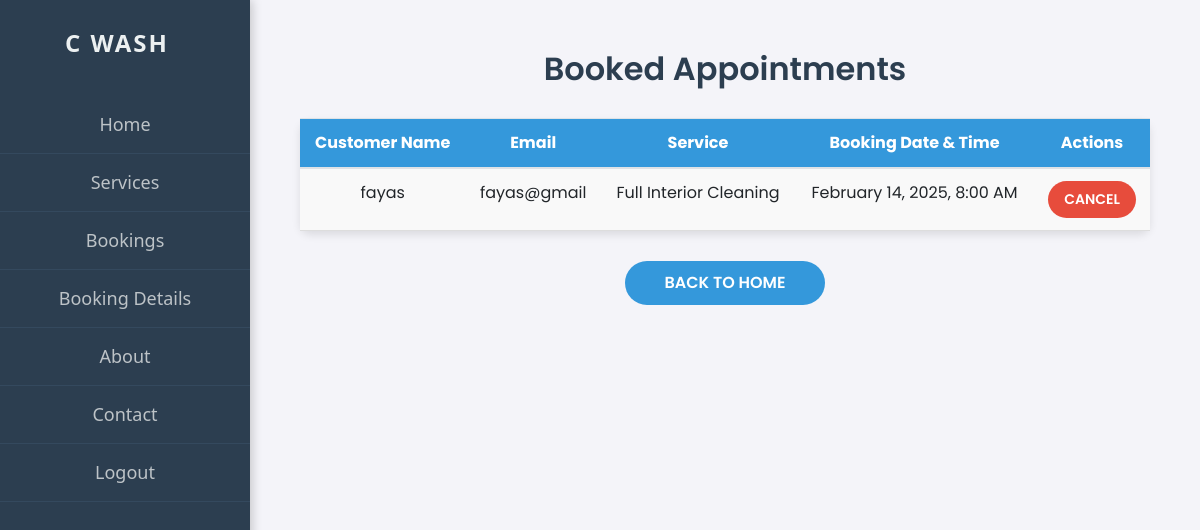
Page /view_appointments/ (signed in) on the earlier database version.
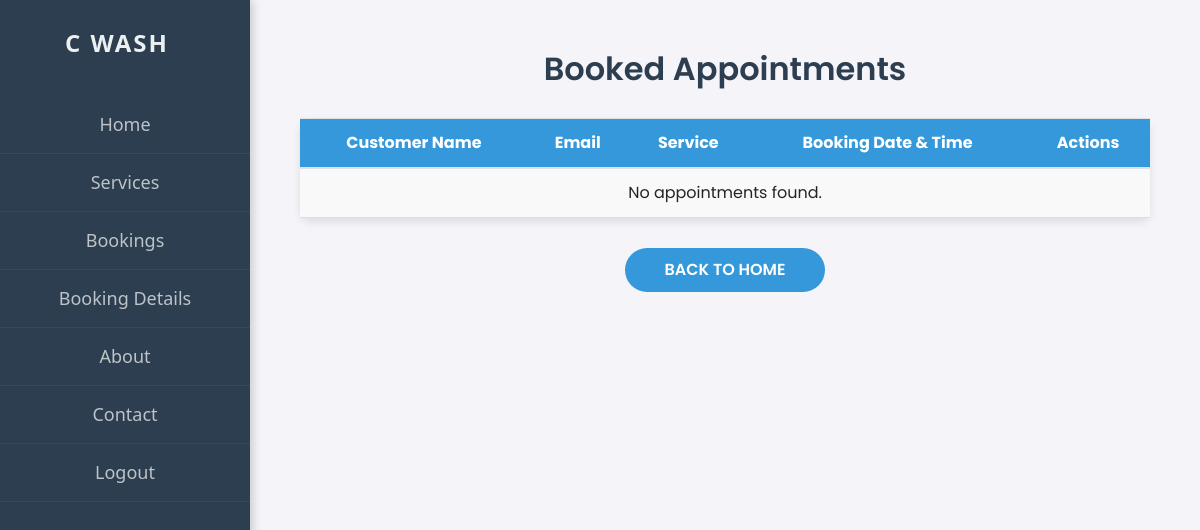
Same page on the later database version.
### app/models.py (models this page shows, shortened)
class Appointment(models.Model):
    user = models.ForeignKey(User, on_delete=models.CASCADE, related_name='appointments')
    name = models.CharField(max_length=100)
    email = models.EmailField()
    service = models.CharField(max_length=100)
    date = models.DateTimeField()

### app/views.py (the view)
# urls.py: path('view_appointments/', views.view_appointments, name='view_appointments'),
@login_required
def view_appointments(request):
    appointments = Appointment.objects.filter(user=request.user)
    return render(request, 'user/view_appointments.html', {'appointments': appointments})

### templates/user/view_appointments.html (shortened to what this page needs)
<!DOCTYPE html>
<html lang="en">
<head>
    <link rel="stylesheet" href="https://maxcdn.bootstrapcdn.com/bootstrap/4.5.2/css/bootstrap.min.css">
</head>
<body>
    <div class="sidebar">
        <div class="navbar-brand">C WASH</div>
        <a href="/user_home">Home</a>
        <a href="/services">Services</a>
        <a href="/book_appointment">Bookings</a>
        <a href="#">Booking Details</a>
        <a href="/about">About</a>
        <a href="/contact">Contact</a>
        <a href="/shp_logout">Logout</a>
    </div>
    <h2>Booked Appointments</h2>
    <table class="table">
        <thead>
            <tr>
                <th>Customer Name</th>
                <th>Email</th>
                <th>Service</th>
                <th>Booking Date & Time</th>
                <th>Actions</th>
            </tr>
        </thead>
        <tbody>
            {% for appointment in appointments %}
                <tr>
                    <td>{{ appointment.name }}</td>
                    <td>{{ appointment.email }}</td>
                    <td>{{ appointment.service }}</td>
                    <td>{{ appointment.date|date:"F j, Y, g:i A" }}</td>
                    <td>
                        <form action="{% url 'delete_appointment' appointment.id %}" method="POST" style="display:inline;">
                            <button type="submit" class="btn-delete">Cancel</button>
                        </form>
                    </td>
                </tr>
            {% empty %}
                <tr>
                    <td colspan="5">No appointments found.</td>
                </tr>
            {% endfor %}
        </tbody>
    </table>
    <a href="/" class="btn-back">Back to Home</a>
</body>
</html>

Differences in the rows shown:
removed Appointment: name "fayas", email "fayas@gmail", service "Full Interior Cleaning", date "February 14, 2025, 8:00 AM"
Other differences:
text now shown: "No appointments found."
